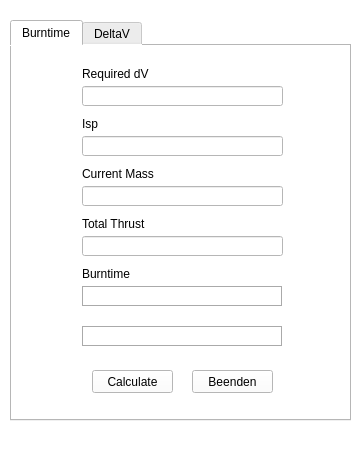
<?xml version="1.0" encoding="UTF-8"?>
<ui version="4.0">
 <class>Rockets</class>
 <widget class="QMainWindow" name="Rockets">
  <property name="geometry">
   <rect>
    <x>0</x>
    <y>0</y>
    <width>360</width>
    <height>472</height>
   </rect>
  </property>
  <property name="minimumSize">
   <size>
    <width>360</width>
    <height>472</height>
   </size>
  </property>
  <property name="maximumSize">
   <size>
    <width>360</width>
    <height>472</height>
   </size>
  </property>
  <property name="windowTitle">
   <string>Rockets</string>
  </property>
  <property name="windowIcon">
   <iconset>
    <normaloff>icon/Objects-Rocket-icon.ico</normaloff>icon/Objects-Rocket-icon.ico</iconset>
  </property>
  <property name="styleSheet">
   <string notr="true">background-color: rgb(255, 255, 255);</string>
  </property>
  <widget class="QWidget" name="centralwidget">
   <widget class="QTabWidget" name="tabWidget">
    <property name="geometry">
     <rect>
      <x>10</x>
      <y>20</y>
      <width>341</width>
      <height>401</height>
     </rect>
    </property>
    <property name="styleSheet">
     <string notr="true">background-color: rgb(255, 255, 255);</string>
    </property>
    <property name="currentIndex">
     <number>0</number>
    </property>
    <widget class="QWidget" name="Burntime_tab">
     <property name="accessibleName">
      <string/>
     </property>
     <attribute name="title">
      <string>Burntime</string>
     </attribute>
     <widget class="QLabel" name="burntime2output">
      <property name="geometry">
       <rect>
        <x>70</x>
        <y>280</y>
        <width>201</width>
        <height>21</height>
       </rect>
      </property>
      <property name="baseSize">
       <size>
        <width>0</width>
        <height>0</height>
       </size>
      </property>
      <property name="acceptDrops">
       <bool>false</bool>
      </property>
      <property name="frameShape">
       <enum>QFrame::Box</enum>
      </property>
      <property name="frameShadow">
       <enum>QFrame::Sunken</enum>
      </property>
      <property name="lineWidth">
       <number>1</number>
      </property>
      <property name="text">
       <string/>
      </property>
     </widget>
     <widget class="QLabel" name="label_4">
      <property name="geometry">
       <rect>
        <x>70</x>
        <y>170</y>
        <width>201</width>
        <height>16</height>
       </rect>
      </property>
      <property name="text">
       <string>Total Thrust</string>
      </property>
     </widget>
     <widget class="QLineEdit" name="requiredv">
      <property name="geometry">
       <rect>
        <x>70</x>
        <y>40</y>
        <width>201</width>
        <height>20</height>
       </rect>
      </property>
     </widget>
     <widget class="QLabel" name="label_3">
      <property name="geometry">
       <rect>
        <x>70</x>
        <y>120</y>
        <width>201</width>
        <height>16</height>
       </rect>
      </property>
      <property name="text">
       <string>Current Mass</string>
      </property>
     </widget>
     <widget class="QLabel" name="burntimeoutput">
      <property name="geometry">
       <rect>
        <x>70</x>
        <y>240</y>
        <width>201</width>
        <height>21</height>
       </rect>
      </property>
      <property name="baseSize">
       <size>
        <width>0</width>
        <height>0</height>
       </size>
      </property>
      <property name="acceptDrops">
       <bool>false</bool>
      </property>
      <property name="styleSheet">
       <string notr="true">gridline-color: rgb(255, 255, 127);</string>
      </property>
      <property name="frameShape">
       <enum>QFrame::Box</enum>
      </property>
      <property name="frameShadow">
       <enum>QFrame::Sunken</enum>
      </property>
      <property name="lineWidth">
       <number>1</number>
      </property>
      <property name="text">
       <string/>
      </property>
     </widget>
     <widget class="QLabel" name="label_2">
      <property name="geometry">
       <rect>
        <x>70</x>
        <y>70</y>
        <width>201</width>
        <height>16</height>
       </rect>
      </property>
      <property name="text">
       <string>Isp</string>
      </property>
     </widget>
     <widget class="QLineEdit" name="totalthrust">
      <property name="geometry">
       <rect>
        <x>70</x>
        <y>190</y>
        <width>201</width>
        <height>20</height>
       </rect>
      </property>
     </widget>
     <widget class="QLabel" name="label_5">
      <property name="geometry">
       <rect>
        <x>70</x>
        <y>220</y>
        <width>201</width>
        <height>16</height>
       </rect>
      </property>
      <property name="text">
       <string>Burntime</string>
      </property>
     </widget>
     <widget class="QLabel" name="label_1">
      <property name="geometry">
       <rect>
        <x>70</x>
        <y>20</y>
        <width>201</width>
        <height>16</height>
       </rect>
      </property>
      <property name="text">
       <string>Required dV</string>
      </property>
     </widget>
     <widget class="QLineEdit" name="currentmass">
      <property name="geometry">
       <rect>
        <x>70</x>
        <y>140</y>
        <width>201</width>
        <height>20</height>
       </rect>
      </property>
     </widget>
     <widget class="QLineEdit" name="isp">
      <property name="geometry">
       <rect>
        <x>70</x>
        <y>90</y>
        <width>201</width>
        <height>20</height>
       </rect>
      </property>
     </widget>
    </widget>
    <widget class="QWidget" name="deltaV_tab">
     <attribute name="title">
      <string>DeltaV</string>
     </attribute>
     <widget class="QLabel" name="deltaVoutput">
      <property name="geometry">
       <rect>
        <x>70</x>
        <y>190</y>
        <width>201</width>
        <height>21</height>
       </rect>
      </property>
      <property name="baseSize">
       <size>
        <width>0</width>
        <height>0</height>
       </size>
      </property>
      <property name="acceptDrops">
       <bool>false</bool>
      </property>
      <property name="frameShape">
       <enum>QFrame::Box</enum>
      </property>
      <property name="frameShadow">
       <enum>QFrame::Sunken</enum>
      </property>
      <property name="lineWidth">
       <number>1</number>
      </property>
      <property name="text">
       <string/>
      </property>
     </widget>
     <widget class="QLabel" name="label">
      <property name="geometry">
       <rect>
        <x>70</x>
        <y>20</y>
        <width>81</width>
        <height>16</height>
       </rect>
      </property>
      <property name="text">
       <string>Isp in seconds</string>
      </property>
     </widget>
     <widget class="QLineEdit" name="isp_2">
      <property name="geometry">
       <rect>
        <x>70</x>
        <y>40</y>
        <width>201</width>
        <height>20</height>
       </rect>
      </property>
     </widget>
     <widget class="QLabel" name="label_6">
      <property name="geometry">
       <rect>
        <x>70</x>
        <y>120</y>
        <width>61</width>
        <height>16</height>
       </rect>
      </property>
      <property name="text">
       <string>Final Mass</string>
      </property>
     </widget>
     <widget class="QLabel" name="label_7">
      <property name="geometry">
       <rect>
        <x>70</x>
        <y>70</y>
        <width>61</width>
        <height>16</height>
       </rect>
      </property>
      <property name="text">
       <string>Initial Mass</string>
      </property>
     </widget>
     <widget class="QLabel" name="label_8">
      <property name="geometry">
       <rect>
        <x>70</x>
        <y>170</y>
        <width>46</width>
        <height>13</height>
       </rect>
      </property>
      <property name="text">
       <string>ΔV in m/s</string>
      </property>
     </widget>
     <widget class="QLineEdit" name="init_mass">
      <property name="geometry">
       <rect>
        <x>70</x>
        <y>90</y>
        <width>201</width>
        <height>20</height>
       </rect>
      </property>
     </widget>
     <widget class="QLineEdit" name="final_mass">
      <property name="geometry">
       <rect>
        <x>70</x>
        <y>140</y>
        <width>201</width>
        <height>20</height>
       </rect>
      </property>
     </widget>
    </widget>
   </widget>
   <widget class="QPushButton" name="exit_button">
    <property name="geometry">
     <rect>
      <x>192</x>
      <y>370</y>
      <width>81</width>
      <height>23</height>
     </rect>
    </property>
    <property name="text">
     <string>Beenden</string>
    </property>
   </widget>
   <widget class="QPushButton" name="calculate_button">
    <property name="geometry">
     <rect>
      <x>92</x>
      <y>370</y>
      <width>81</width>
      <height>23</height>
     </rect>
    </property>
    <property name="text">
     <string>Calculate</string>
    </property>
   </widget>
  </widget>
  <widget class="QMenuBar" name="menubar">
   <property name="geometry">
    <rect>
     <x>0</x>
     <y>0</y>
     <width>360</width>
     <height>21</height>
    </rect>
   </property>
  </widget>
  <widget class="QStatusBar" name="statusbar"/>
 </widget>
 <resources/>
 <connections/>
</ui>
